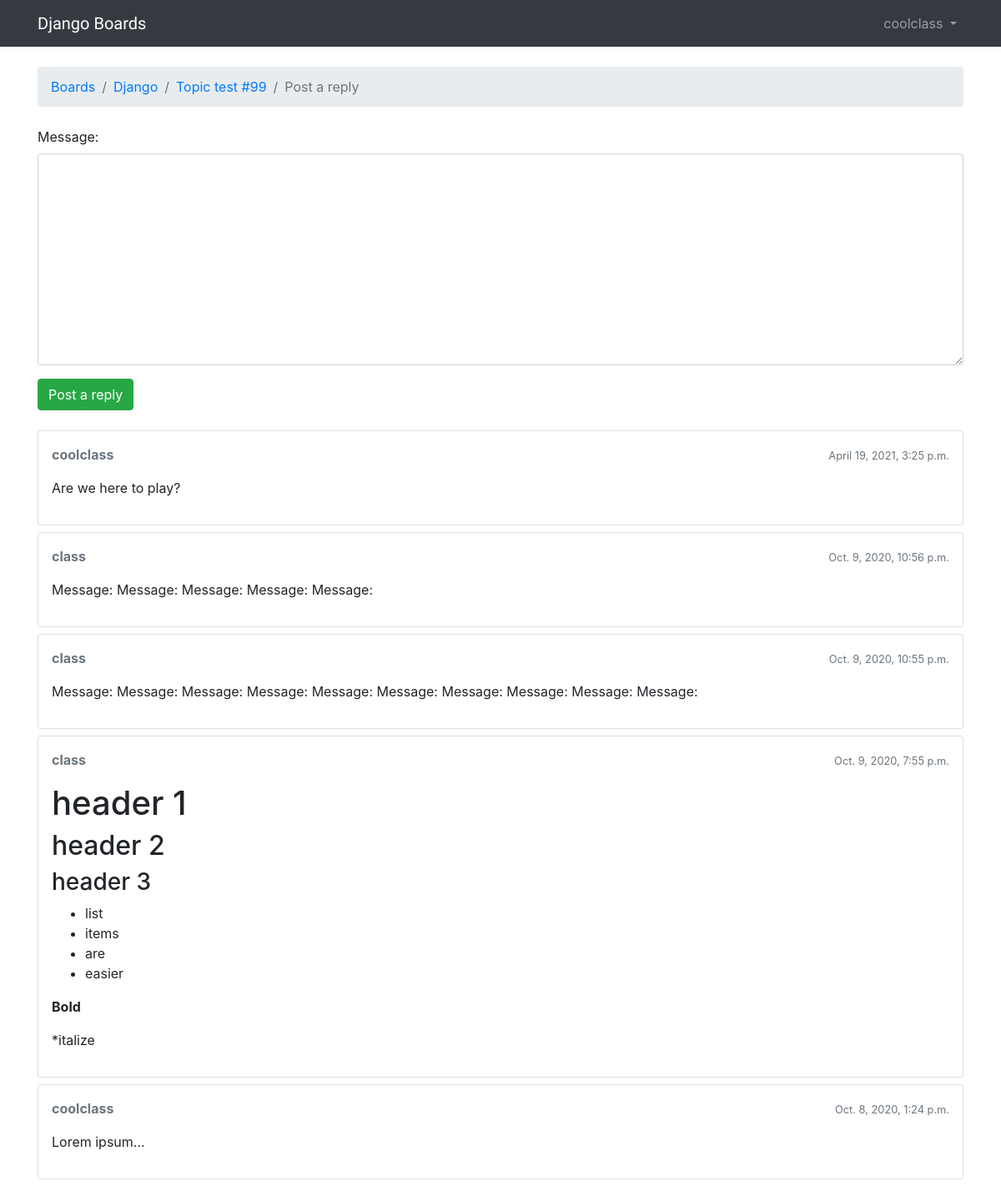
The page /boards/1/topics/105/reply/ (signed in) on the database its author committed.
### board/models.py (models this page shows, shortened)
class Topic(models.Model):
    subject = models.CharField(max_length = 255);
    last_updated = models.DateTimeField(auto_now_add = True)
    board = models.ForeignKey(Board, on_delete= models.CASCADE ,related_name='topics')
    starter = models.ForeignKey(User, on_delete= models.CASCADE ,related_name = 'topics')
    views = models.PositiveIntegerField(default=0)
    def get_last_ten_posts(self):
        return self.posts.order_by('-created_at')[:10]

class Board(models.Model):
    name = models.CharField(max_length = 30, unique = True)
    description = models.CharField(max_length = 100)

class Post(models.Model):
    message = models.TextField(max_length = 4000)
    topic = models.ForeignKey(Topic, on_delete= models.CASCADE , related_name = 'posts')
    created_at = models.DateTimeField(auto_now_add =True)
    updated_at = models.DateTimeField(null = True)
    created_by = models.ForeignKey(User,on_delete= models.CASCADE ,related_name = 'posts')
    updated_by = models.ForeignKey(User,on_delete= models.CASCADE , null=True, related_name = '+')
    def get_message_as_markdown(self):
        return mark_safe(markdown(self.message, safe_mode='escape'))

### board/views.py (the view)
# urls.py: path('boards/<int:pk>/topics/<int:topic_pk>/reply/', views.reply_topic, name='reply_topic'),
@login_required
def reply_topic(request, pk, topic_pk):
    topic = get_object_or_404(Topic, board__pk=pk, pk=topic_pk)
    if request.method == 'POST':
        form = PostForm(request.POST)
        if form.is_valid():
            post = form.save(commit=False)
            post.topic = topic
            post.created_by = request.user
            post.save()
            topic.last_updated = timezone.now()
            topic.save()
            topic_url = reverse('topic_posts', kwargs={'pk':pk, 'topic_pk':topic_pk})
            topic_post_url = '{url}?page={page}#{id}'.format(
                url=topic_url,
                id=post.pk,
                page=topic.get_page_count()
            )
            return redirect(topic_post_url)
    else:
        form = PostForm()
    return render(request, 'reply_topic.html', {'topic':topic, 'form':form})

### board/forms.py
class PostForm(forms.ModelForm):
    class Meta:
        model = Post
        fields = ['message',]

### board/templatetags/form_tags.py (called while the page is built)
@register.filter
def input_class(bound_field):
    css_class = ''
    if bound_field.form.is_bound:
        if bound_field.errors:
            css_class = 'is-invalid'
        elif field_type(bound_field) != 'PasswordInput':
            css_class = 'is-valid'
    return 'form-control {}'.format(css_class)

### templates/reply_topic.html (shortened to what this page needs)
{% extends "base.html" %}
{% load static %}
{% block stylesheet %}
  <link rel="stylesheet" href="https://cdn.jsdelivr.net/simplemde/latest/simplemde.min.css">
{% endblock %}
{% block breadcrumb %}
  <li class="breadcrumb-item"><a href="{% url 'home' %}">Boards</a></li>
  <li class="breadcrumb-item"><a href="{% url 'board_topics' topic.board.pk %}">{{ topic.board.name }}</a></li>
  <li class="breadcrumb-item"><a href="{% url 'topic_posts' topic.board.pk topic.pk %}">{{ topic.subject }}</a></li>
  <li class="breadcrumb-item active">Post a reply </li>
{% endblock %}
{% block content %}
  <form method="post" class="mb-4" novalidate>
    {% include "includes/form.html" %}
    <button type="submit" class="btn btn-success">Post a reply</button>
  </form>
  {% for post in topic.get_last_ten_posts  %}
    <div class="card mb-2">
      <div class="card-body p-3">
        <div class="row mb-3">
          <div class="col-6">
            <strong class="text-muted">{{ post.created_by.username }}</strong>
          </div>
          <div class="col-6 text-right">
            <small class="text-muted">{{ post.created_at }}</small>
          </div>
        </div>
        {{ post.get_message_as_markdown  }}
      </div>
    </div>
  {% endfor %}
{% endblock %}

### templates/base.html (shortened to what this page needs)
<!DOCTYPE html>
{% load static %}
<html lang="en" dir="ltr">
  <head>
    <link rel="stylesheet" href="{% static 'css/bootstrap.min.css' %}">
    <link rel="stylesheet" href="{% static 'css/app.css' %}">
    {% block stylesheet %} {% endblock %}
  </head>
  <body>
    {% block body %}
      <nav class="navbar navbar-expand-sm navbar-dark bg-dark">
        <div class="container">
          <a class="navbar-brand" href=" {% url 'home' %}">Django Boards</a>
          <div class="collapse navbar-collapse" id="mainMenu">
            {% if user.is_authenticated %}
            <ul class="navbar-nav ml-auto">
              <li class="nav-item dropdown">
                <a class="nav-link dropdown-toggle" href="#" id="userMenu" data-toggle="dropdown">
                  {{ user.username }}
                </a>
              </li>
            </ul>
            {% else %}
            <form class="form-inline ml-auto">
              <a class="btn btn-outline-secondary" href="{% url 'login' %}">Log in</a>
              <a href="{% url 'signup' %}" class="btn btn-primary ml-2">Sign Up</a>
            </form>
            {% endif %}
          </div>
        </div>
      </nav>
      <div class="container">
        <ol class="breadcrumb my-4">
          {% block breadcrumb %}
          {% endblock %}
        </ol>
        {% block content %}
        {% endblock %}
      </div>
    {% endblock body %}
  </body>
</html>

### static/css/app.css (style rules this page uses)
.navbar-brand { font-family: 'Peralta', cursive; }

### rows shown on the page
Topic: board.name "Django", subject "Topic test #99"
Post: created_by.username "coolclass", created_at "April 19, 2021, 3:25 p.m.", get_message_as_markdown "Are we here to play?"
Post: created_by.username "class", created_at "Oct. 9, 2020, 10:56 p.m.", get_message_as_markdown "Message: Message: Message: Message: Message:"
Post: created_by.username "class", created_at "Oct. 9, 2020, 10:55 p.m.", get_message_as_markdown "Message: Message: Message: Message: Message: Message: Message: Message: Message: Message:"
Post: created_by.username "class", created_at "Oct. 9, 2020, 7:55 p.m.", get_message_as_markdown "header 1 header 2 header 3 list items are easier Bold *italize"
Post: created_by.username "coolclass", created_at "Oct. 8, 2020, 1:24 p.m.", get_message_as_markdown "Lorem ipsum..."

### other values the page prints
{{ user.username }} "coolclass"
{{ field.label_tag }} "Message:"
